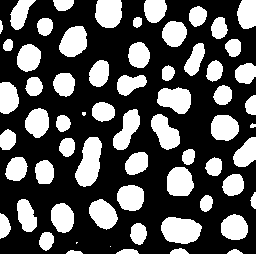
#> input picture robert_haase/imagej_watershed_in_scikit_image/blobs_binary.tif, 256 x 254 px; the run also reads 1 picture not shown here
$ jupyter execute imagej_watershed_in_scikit_image.ipynb
#> lines starting #> are read from the running program, lines starting #| are printed output that depends on the picture; after the words box and inside, x2 and y2 are one past the last pixel; in counts of white or black regions, pixels touching at a corner belong together
[cell 1]
from skimage.io import imread, imshow

[cell 2]
binary = imread('blobs_binary.tif')
#> binary: shape (254, 256); 34.2% white; 64 white regions (3 under 20 px), largest, box (x1, y1, x2, y2) and area: (75, 137, 102, 187) 902, (161, 217, 202, 244) 858, (157, 87, 191, 114) 676

[cell 3]
imshow(binary)

[cell 4]
imagej_binary_watershed = imread('blobs_binary_watershed.tif')
#> imagej_binary_watershed: shape (254, 256); 34.1% white; 68 white regions (3 under 20 px), largest, box (x1, y1, x2, y2) and area: (161, 217, 202, 244) 858, (157, 87, 191, 114) 676, (59, 26, 87, 57) 660
imshow(imagej_binary_watershed)

[cell 5]
import numpy as np
import matplotlib.pyplot as plt
from scipy import ndimage as ndi

from skimage.segmentation import watershed
from skimage.feature import peak_local_max
from skimage.filters import gaussian
from skimage.filters import sobel
from skimage.morphology import binary_opening

def binary_watershed(binary, sigma:float=3.5):
    # typical way of using scikit-image watershed
#> called with sigma = 3.5
    distance = ndi.distance_transform_edt(binary)
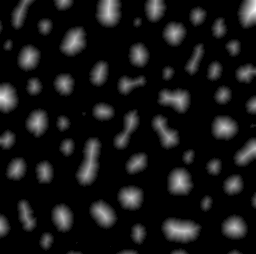
#> distance: shape (254, 256) float64; min 0, max 16.55, mean 1.44; drawn with min black and max white
    blurred_distance = gaussian(distance, sigma=3.5)
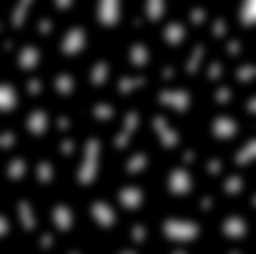
#> blurred_distance: shape (254, 256) float64; min 0, max 14.03, mean 1.44; drawn with min black and max white
    coords = peak_local_max(blurred_distance, footprint=np.ones((3, 3)), labels=binary)
#> coords = 68 pairs, first value 1 to 252, second value 1 to 254
    mask = np.zeros(distance.shape, dtype=bool)
    mask[tuple(coords.T)] = True
    markers, _ = ndi.label(mask)
    labels = watershed(-blurred_distance, markers, mask=binary)
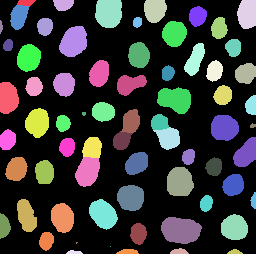
#> labels: shape (254, 256) int32; 69 distinct labels, from 0 to 68; one colour per label, 0 black

    # identify label-cutting edges
    edges = sobel(labels)
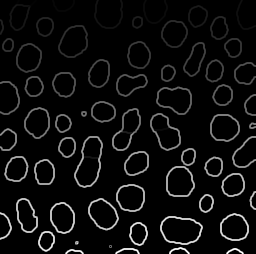
#> edges: shape (254, 256) float64; min 0, max 2.5e-08, mean 1.36e-09; drawn with min black and max white
    edges2 = sobel(binary)
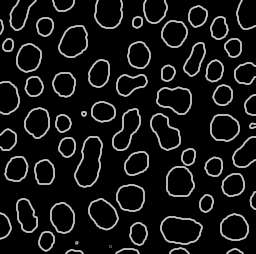
#> edges2: shape (254, 256) float64; min 0, max 0.791, mean 0.0861
    almost = np.logical_not(np.logical_xor(edges != 0, edges2 != 0)) * binary
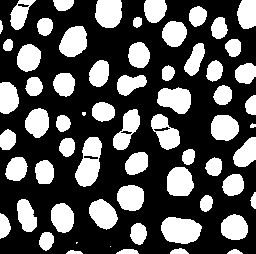
#> almost: shape (254, 256); 34% white; 64 white regions (3 under 20 px), largest, box (x1, y1, x2, y2) and area: (75, 137, 102, 187) 872, (161, 217, 202, 244) 858, (157, 87, 191, 114) 676
    return binary_opening(almost)
#> returned value: shape (254, 256) bool; 33.9% white; 66 white regions (1 under 20 px), largest, box (x1, y1, x2, y2) and area: (161, 217, 202, 244) 858, (157, 87, 191, 114) 675, (59, 26, 87, 57) 659

[cell 6]
skimage_binary_watershed = binary_watershed(binary)

imshow(binary_watershed(binary) * 1)
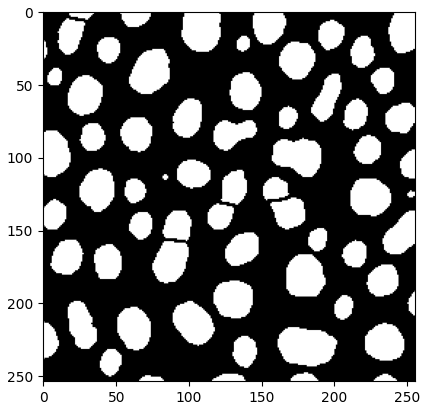
#> figure drawn by matplotlib, 1 panel

[cell 7]
imshow((skimage_binary_watershed != (imagej_binary_watershed != 0)) * 1)
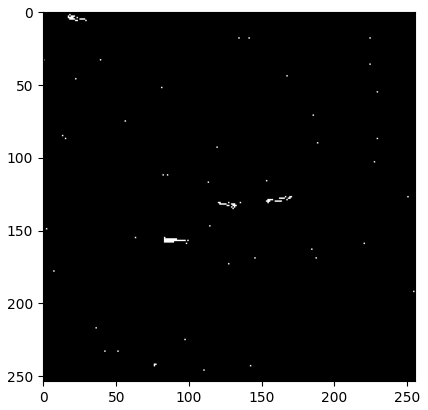
#> figure drawn by matplotlib, 1 panel
